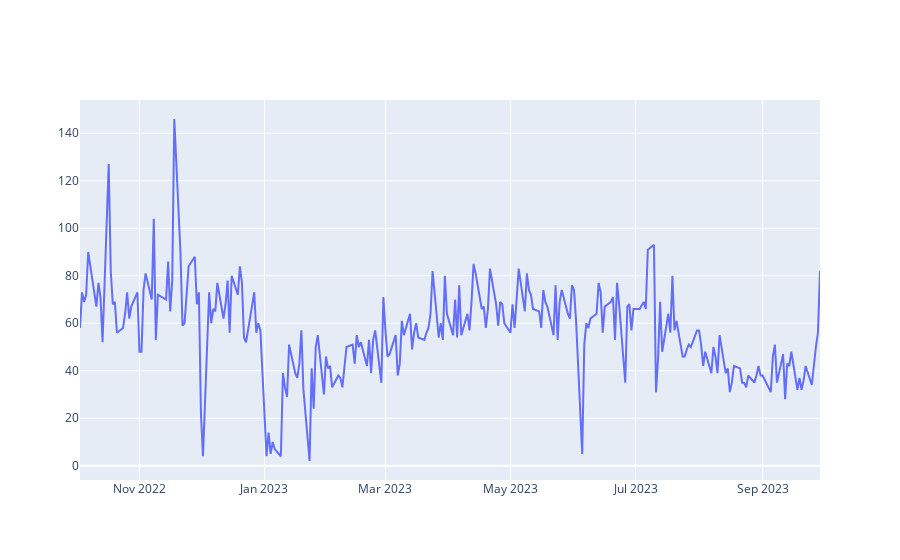

Notebook source saved alongside this figure:
### Code cell
fig = go.Figure(go.Scatter(x=colleges_and_universities['DECISION_DATE'].value_counts().sort_index().index, y=colleges_and_universities['DECISION_DATE'].value_counts().sort_index().values, mode='lines', name='Daily Counts'))
fig.show()

### Figure 1 — Plotly figure (JSON) as saved in the notebook; plotly's stock layout.template omitted (floating-point values rounded to 4 significant figures; data arrays with more than 128 entries replaced by an {"elided": "..."} marker saying what was removed)
{"data": [{"mode": "lines", "name": "Daily Counts", "type": "scatter", "x": {"elided": "254 str values"}, "y": {"elided": "254 int values"}}], "layout": {}}
